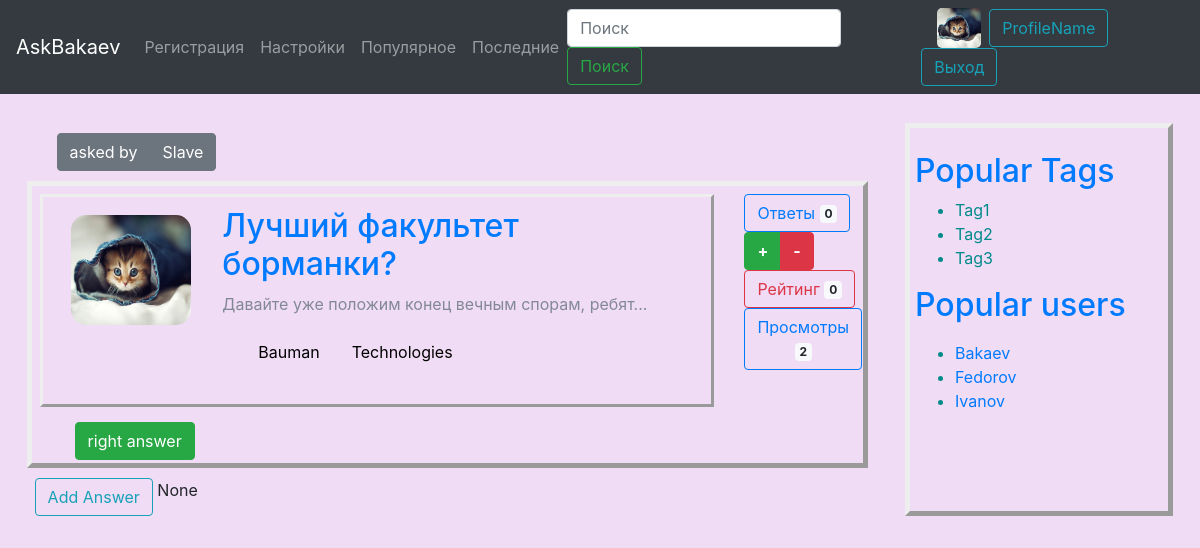
Before: /question/2/ with the older database file.
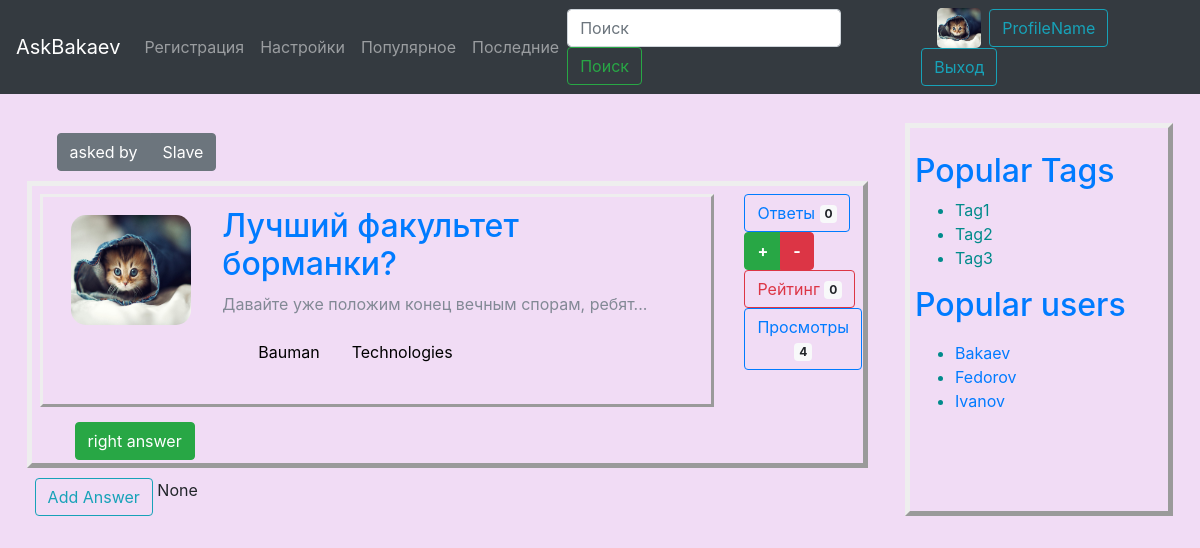
After: the same page with the newer database file.
### main/models.py (models this page shows)
class Questions(models.Model):
    question = models.CharField(max_length=200, verbose_name = "вопрос")
    description = models.TextField(verbose_name = "подробности вопроса")
    author = models.ForeignKey(
        Users, on_delete=models.CASCADE, related_name='user', verbose_name = "автор")
    answers_count = models.IntegerField(default=0, verbose_name = "ответы")
    rating = models.IntegerField(default=0, verbose_name = "рейтинг")
    views = models.IntegerField(default=0, verbose_name = "просмотры")
    creation_time = models.DateTimeField(auto_now_add=True, verbose_name='дата и время создания')
    published = models.BooleanField(default=True, verbose_name="опубликован?")
    tags = models.ManyToManyField('Tags', blank=True, related_name='tags', verbose_name='Теги')
    def __str__(self):
        return self.question
    objects = QuestManager()
    class Meta:
        verbose_name = "Вопрос"
        verbose_name_plural = "Вопросы"

class Users(models.Model):
    name = models.CharField(max_length=20, verbose_name="имя")
    birthday = models.DateField(verbose_name='дата рождения')
    about = models.TextField(default="Пользователь не рассказал о себе.", verbose_name="о пользователе")
    avatar = models.ImageField(upload_to='upload/')
    password = models.CharField(default="qwertyqwerty", max_length=32, verbose_name="parol'")
    def __str__(self):
        return self.name
    class Meta:
        verbose_name = "Пользователь"
        verbose_name_plural = "Пользователи"

### question/views.py (the view)
# urls.py: path('question/<int:pk>/', quest_views.QuestView.as_view(), name="question"),
class QuestView(DetailView):
    model = Questions
    template_name = 'question/question.html'
    def get_context_data(self, **kwargs):
        context = super().get_context_data(**kwargs)
        print(context)
        if True:
                q = Questions.objects.get(pk=context['questions'].id)
                q.views += 1
                q.save()
        context['increment'] = Questions.objects.increment(context['object'])
        return context

### main/models.py (called while the page is built)
    def increment(self, question):
        print("increment is called")

    def __str__(self):
        return self.tag

### question/templates/question/question.html (shortened to what this page needs)
{% extends "base.html" %}
{% block content %}
{% load static %}
<div class="up">
    <div class="btn-group" role="group" aria-label="Basic example">
      <button class="btn btn-secondary">asked by</button>
      <button type="button" class="btn btn-secondary">{{object.author}}</button>
    </div>
  </div>
  <div class="container main-content">
    <div class="row">
      <div class="col-10">
        <div class="question">
          <div class="row">
            <div class="col-2">
              <img class="avatar" src="{% static "public/kitten.jpg" %}" width="120" height="110" alt="kitten">
            </div>
            <div class="col-1"></div>
            <div class="col-9">
              <h2><a href=" ">{{object.question}}</a></h2>
              <p>{{object.description}}</p>
              <p><div class="pagination">
                 {% for tag in object.tags.all %}
                  <a href="#">{{tag}}</a>
                {% endfor %}
                </div></p>
            </div>
          </div>
        </div>
      </div>
      <div class="col-2 ">
          <button type="button" class="btn btn-outline-primary">
              Ответы <span class="badge badge-light">{{object.answers_set.count}}</span>
          </button>
          <div class="btn-group" role="group" aria-label="Basic example">
              <button type="button" class="btn btn-success"><strong> + </strong></button>
              <button type="button" class="btn btn-danger"><strong> - </strong></button>
            </div>
          <button type="button" class="btn btn-outline-danger">
              Рейтинг <span class="badge badge-light">{{object.rating}}</span>
          </button>
          <button type="button" class="btn btn-outline-primary">
              Просмотры <span class="badge badge-light">{{object.views}}</span>
          </button>
      </div>
    </div>
<form action="post" method="post">
      <button type="submit" name="right" class="btn btn-success margine">right answer</button>
  </form>
  </div>
  <a href="/new_answer/{{object.id}}" class="margine btn btn-outline-info ml-2 margin">Add Answer</a>
  {{increment}}
{% endblock %}

Changed rows visible on the page:
changed Questions "Лучший факультет борманки?": views "2" → "4"
